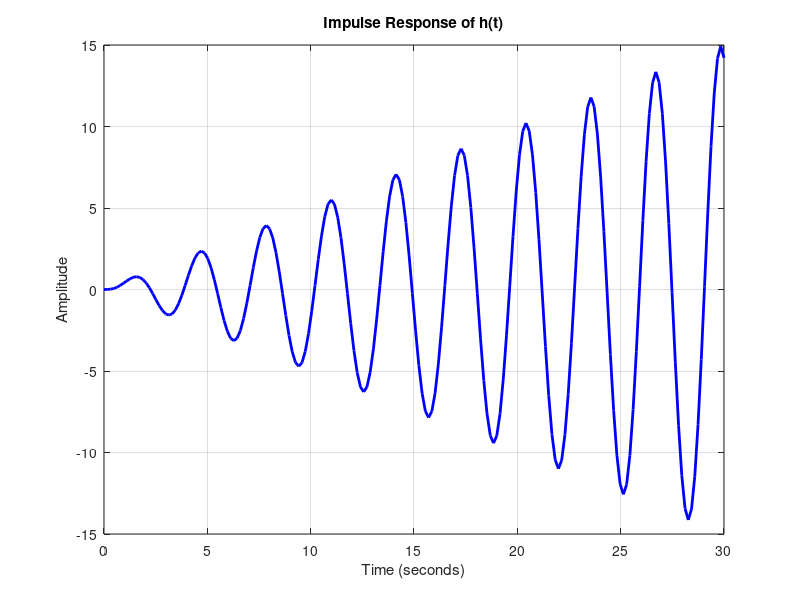
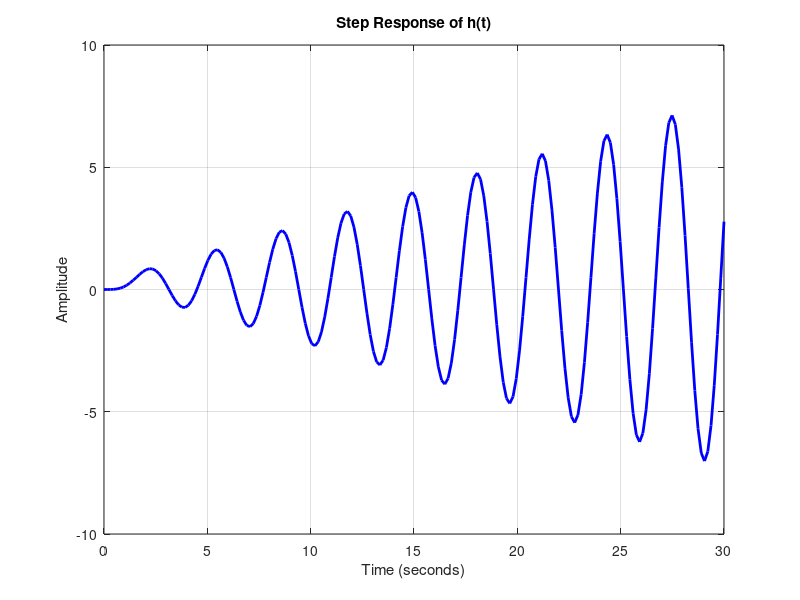
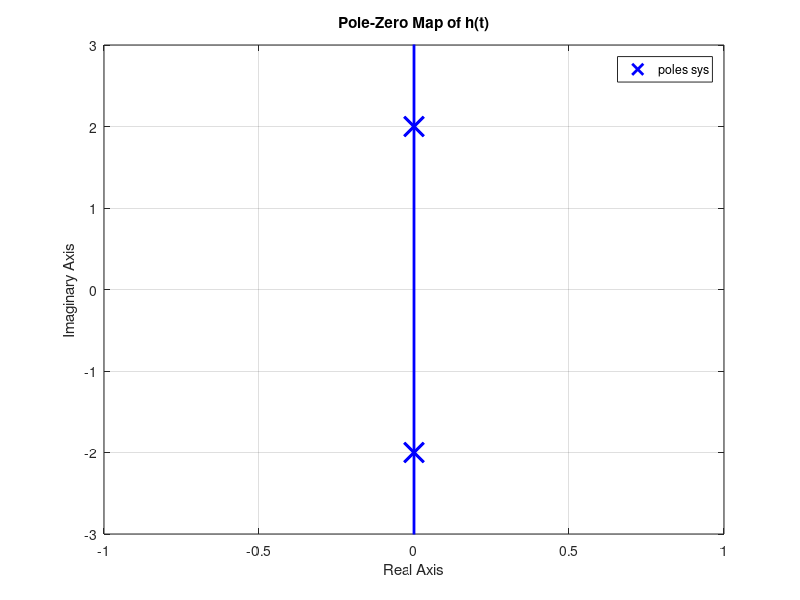

Here is the MATLAB script that generated these plots, in order:
clc; clear; close all; 

% Transfer function coefficients
numerator = [4];                  % Constant numerator: 4
denominator = conv([1 0 4],[1 0 4]);  % (s^2 + 4)^2

% Create transfer function
sys = tf(numerator, denominator);

t_sim =30; 
% Impulse Response with thicker line
figure;
[y,t]=impulse(sys, t_sim);
plot(t, y, 'b', 'LineWidth',2)
title('Impulse Response of h(t)');
xlabel('Time (seconds)');
ylabel('Amplitude');
grid on;

% Step Response with thicker line
figure;
[y,t]=step(sys, t_sim);
plot(t, y, 'b', 'LineWidth',2)
title('Step Response of h(t)');
xlabel('Time (seconds)');
ylabel('Amplitude');
grid on;

% Pole-Zero Map
figure;
pzmap(sys);
title('Pole-Zero Map of h(t)');
grid on;
set(findobj(gca,'Type','Line'),'MarkerSize',14,'LineWidth',2, 'color', 'b'); % Thicker poles and zeros markers
axis([-1 1 -3 3])

% Display poles and zeros numerically
disp('Poles of Transfer Function:');
pole(sys)

disp('Zeros of Transfer Function:');
zero(sys)
